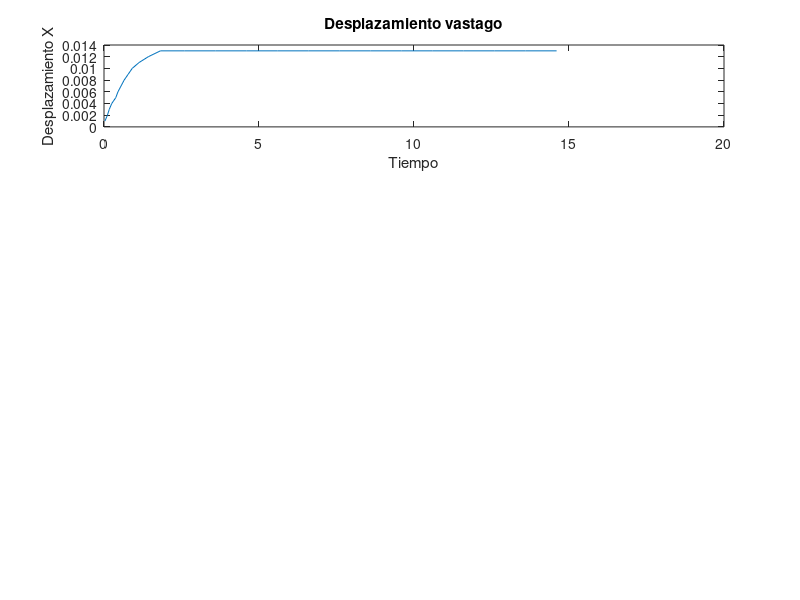

Recreate this plot in MATLAB. (Note: this script raises an error after producing the figure.)
close all
clear;
clc;
    p1 = 6.236;
    p2 = 0.03702;

% Load Excel data
%%archivo = csvread('./Data/TanqueAbierto.csv', 1, 0); 
%%tiempoTanqueAbierto = archivo(:, 1);
%%voltajeTanqueAbierto = archivo(:, 2);
%%figure(2);

%%plot(tiempoTanqueAbierto,((voltajeTanqueAbierto*p1) + p2)-1.1,'r');
%%hold on;

archivo = csvread('./Data/DesplazamientoBastago.csv', 1, 0); 
tiempo = archivo(:, 1);
data = archivo(:, 2);

figure(1);
subplot(4, 1, 1);
plot(tiempo-0.4, data/1000);
xlabel('Tiempo');
ylabel('Desplazamiento X');
title('Desplazamiento vastago');
hold on;

flujoDesaplazamiento = csvread('./Data/FlujoDesaplazamiento.csv', 1, 0); 
Q = flujoDesaplazamiento(:, 1);
X_F = flujoDesaplazamiento(:, 2);
%figure(2);
%plot(X_F, Q,'r');
%hold on;

global m c1 c2 c3 c4 Fs Fd Ad Kt R V u alpha beta Area a0 a1 a2 a3 a4

%tanque 
Area = 85;   
alpha = 0.140099;%0.1219;
beta = 0.22449;%0.2191;

 % Coeficientes del polinomio de flujo (ajustados)
    a3 = -1.8631e+06;    
    a2 = 4.3737e+04; 
    a1 = 302.6482; 
    a0 = 0.3841;

%Servo-Valvula

    %Valores a ajustar
    c1 = 159500;
    c2 = 90000;
    c3 = 6500;
    c4 = 100; %no mover
    
    %Tesis miguel pag 37
    R = 286.9;
    V = 0.00076;
    Kt = 0.9;
    m = 0.3;
    Ad = 0.026;
    Fs = 90;
    Fd = 420;

    %Dato medido
    u = 14*6894.75729;%96526.6;%20684.3*14; %factor de conversion por PSI medido

%Pd sale de la presion atm en unidades de pascal
Y0 = [0; 0; 81060;0.1];
results_t = [];

[t, x] = ode23s(@(t, Y) ec_differential(t,Y), [0, 2500], Y0);


figure(1);
% Subgráfica para Il_t
subplot(4, 1, 1);
plot(t, x(:,1));
xlabel('Tiempo');
ylabel('Desplazamiento X');
title('Desplazamiento vastago');

subplot(4, 1, 2);
plot(t, x(:,2));
xlabel('Tiempo');
ylabel('Velocidad');
title('Velocidad vastago');

subplot(4, 1, 3);
plot(t, x(:,3));
xlabel('Tiempo');
ylabel('Presion');
title('Presion vastago');

subplot(4, 1, 4);
plot(t, x(:,4),'g');
xlabel('Tiempo');
ylabel('Altura (h)');
title('Altura tanque');